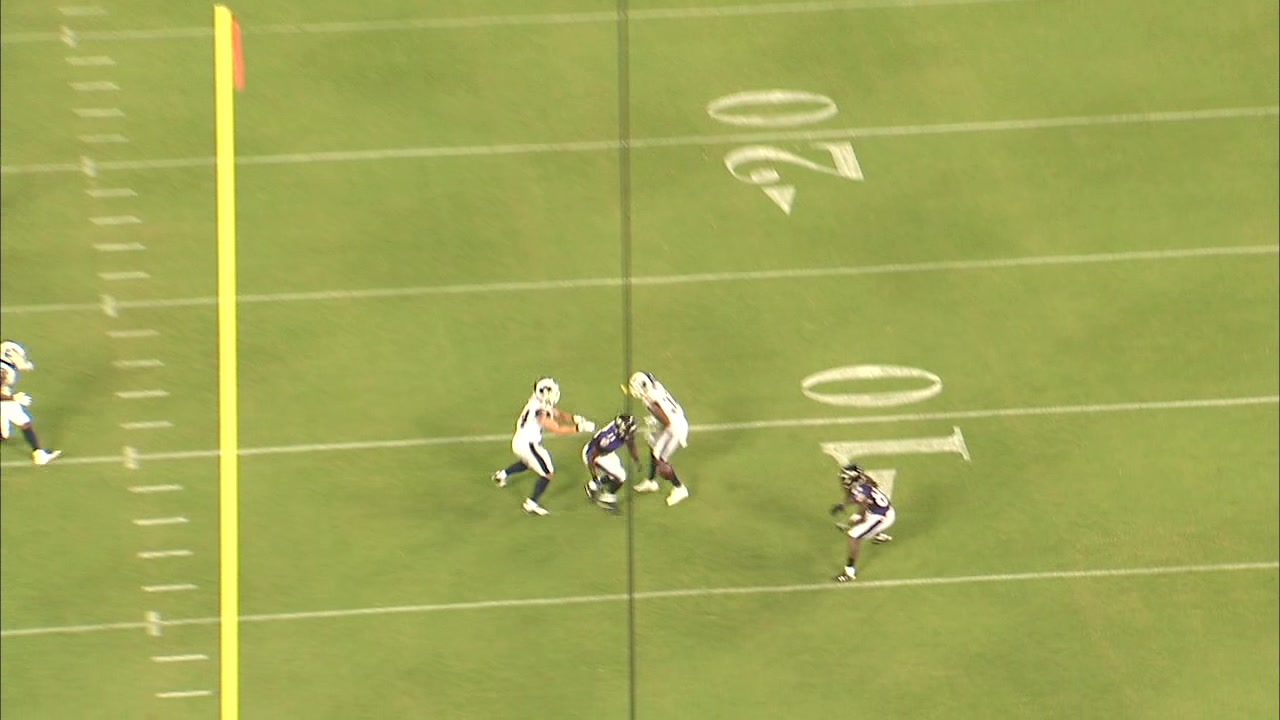
#> input picture test_images/1.jpg, 1280 x 720 px
$ jupyter execute line_detection2.ipynb
#> lines starting #> are read from the running program, lines starting #| are printed output that depends on the picture; after the words box and inside, x2 and y2 are one past the last pixel; in counts of white or black regions, pixels touching at a corner belong together
Philippe Joly 2024-07-10

# Football Field Line Detection

This is a second attempt at detecting and segmenting lines on a football field. The methods used here are inspired by [Will Riedel, Devin Guillory, Tim Mwangi](https://stacks.stanford.edu/file/druid:yt916dh6570/Guillory_Mwangi_Riedel_Player_Identification_and_Tracking.pdf).

## Loading Images

[cell 1]
import cv2
import matplotlib.pyplot as plt
import numpy as np
import pandas as pd

[cell 2]
test_imgs = [
    "./test_images/1.jpg",
    "./test_images/2.jpg",
    "./test_images/3.png",
    "./test_images/4.png",
    "./test_images/5.png"
]

[cell 3]
img_og = cv2.imread(test_imgs[0])
#> img_og is the input picture: shape (720, 1280, 3); mean B, G, R 84.7, 168.6, 160.2
plt.imshow(img_og)

# Preprocessing

[cell 4]
hsv = cv2.cvtColor(img_og, cv2.COLOR_BGR2HSV)
#> hsv: shape (720, 1280, 3); mean H, S, V 32.9, 128, 169
_, binary = cv2.threshold(hsv, 175, 255, cv2.THRESH_BINARY)
#> binary: shape (720, 1280, 3); mean H, S, V 0, 0.7, 24.9

[cell 5]
# HSV
## hue 0->179
## saturation 0->255
## value 0->255

lower_white = np.array([0,0,180])
upper_white = np.array([180, 100, 255])

hsv = cv2.cvtColor(img_og, cv2.COLOR_BGR2HSV)
binary = cv2.inRange(hsv, lower_white, upper_white)
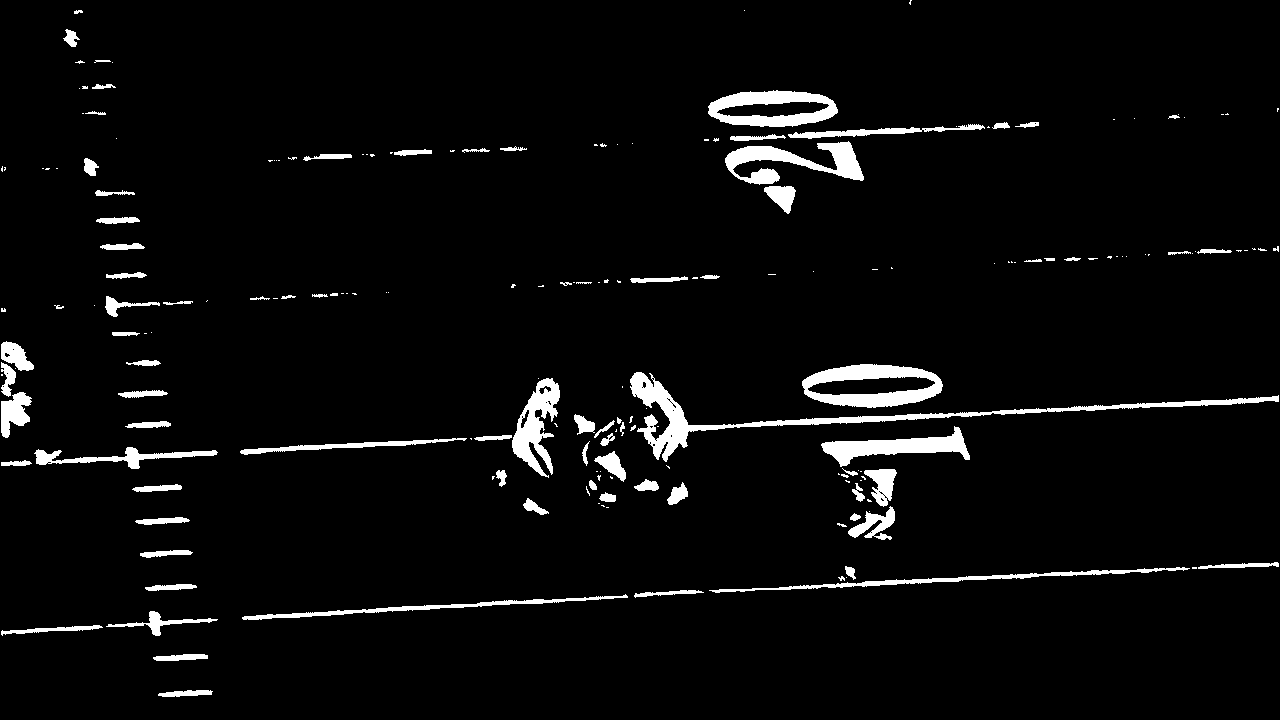
#> binary: shape (720, 1280); 4.2% white; 196 white regions (109 under 20 px)
plt.imshow(binary)

[cell 6]
binary_blurred = cv2.GaussianBlur(binary, (5, 5), 0)
plt.imshow(binary_blurred)

## Line Detection

[cell 7]
contours, _ = cv2.findContours(binary, cv2.RETR_EXTERNAL, cv2.CHAIN_APPROX_SIMPLE)
#> contours = 196 contours, 125 with area under 20; largest, box (x1, y1, x2, y2) and area: (802, 364, 943, 408) 4650, (630, 372, 1279, 462) 4376, (708, 90, 838, 127) 3630, (725, 141, 864, 185) 2385, (821, 426, 970, 467) 2191

filtered_contours = []
for contour in contours:
    area = cv2.contourArea(contour)
    if area < 50:
        continue

    rect = cv2.minAreaRect(contour)
    (x, y), (w, h), angle = rect

    filtered_contours.append(contour)
#> this loop made 196 passes
#> (area, x, y, w, h, angle) on passes 1 to 3: (210.5, 185, 692.9, 54.14, 5.55, -3.18), (228, 180, 657, 54.08, 5.7, -3.37), (283, 51.43, 629.4, 101.2, 4.99, -3.58)
#> after the loop, filtered_contours = 59 contours; largest, box (x1, y1, x2, y2) and area: (802, 364, 943, 408) 4650, (630, 372, 1279, 462) 4376, (708, 90, 838, 127) 3630, (725, 141, 864, 185) 2385, (821, 426, 970, 467) 2191

[cell 8]
mask = np.zeros_like(binary)
cv2.drawContours(mask, filtered_contours, -1, (255), 2)
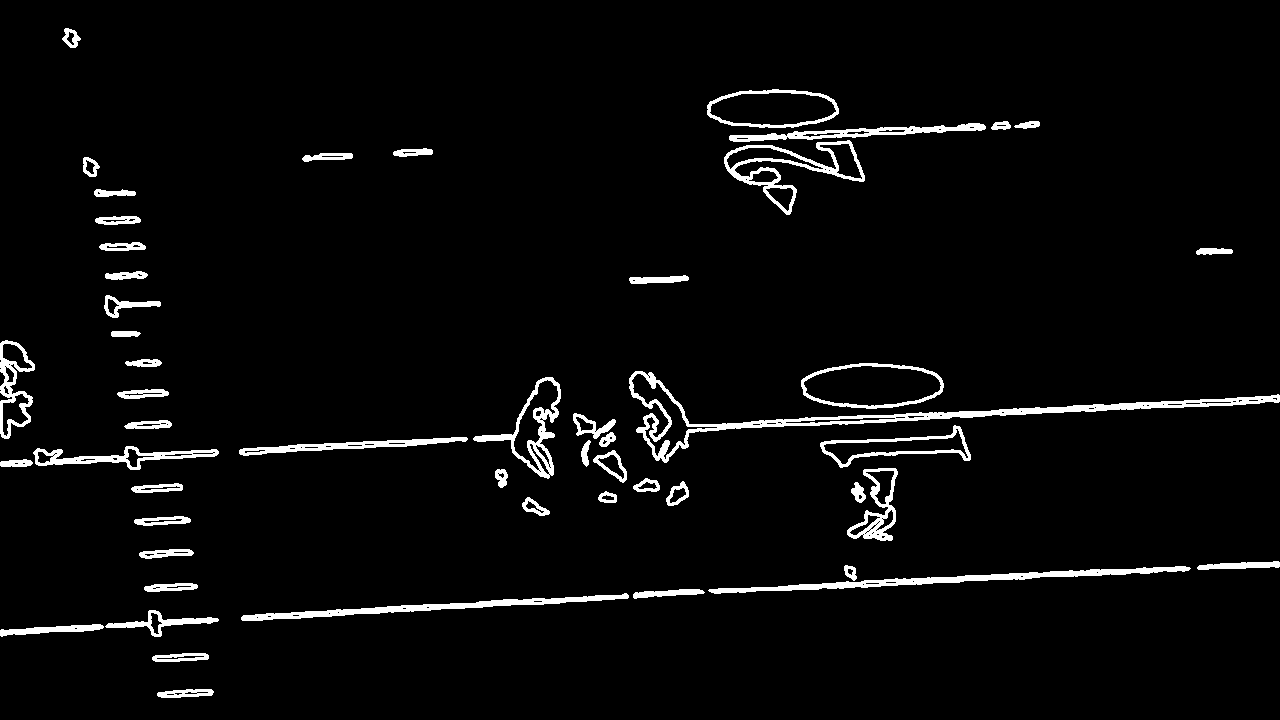
#> mask: shape (720, 1280); 3.8% white; 52 white regions, largest, box (x1, y1, x2, y2) and area: (629, 371, 1280, 463) 5202, (708, 566, 1191, 594) 2748, (241, 593, 629, 621) 2296
plt.imshow(mask)

[cell 9]
# Hough Lines
## params
rho = 1  # Distance resolution in pixels
theta = np.pi / 180  # Angle resolution in radians
threshold = 250  # Accumulator threshold
minLineLength = 200  # Minimum length of a line
maxLineGap = 50  # Maximum allowed gap between points on the same line

lines = cv2.HoughLinesP(mask, rho=rho, theta=theta, threshold=threshold, minLineLength=minLineLength, maxLineGap=maxLineGap)
#> lines = 24 rows, first 6: [0, 631, 1279, 564], [1, 629, 1279, 562], [0, 463, 1279, 396], [1, 466, 1279, 399], [0, 465, 1279, 398], [0, 462, 1279, 395]

[cell 10]
lines_draw = np.zeros_like(img_og)

if lines is not None:
    for line in lines:
        x1, y1, x2, y2 = line[0]
        cv2.line(lines_draw, (x1, y1), (x2, y2), (0, 255, 0), 2)
#> this loop made 24 passes
#> (x1, y1, x2, y2) on passes 1 to 12: (0, 631, 1279, 564), (1, 629, 1279, 562), (0, 463, 1279, 396), (1, 466, 1279, 399), (0, 465, 1279, 398), (0, 462, 1279, 395), (0, 632, 636, 598), (861, 418, 1277, 397), (255, 614, 1253, 562), (5, 466, 426, 444), (511, 441, 718, 430), (9, 460, 931, 412)
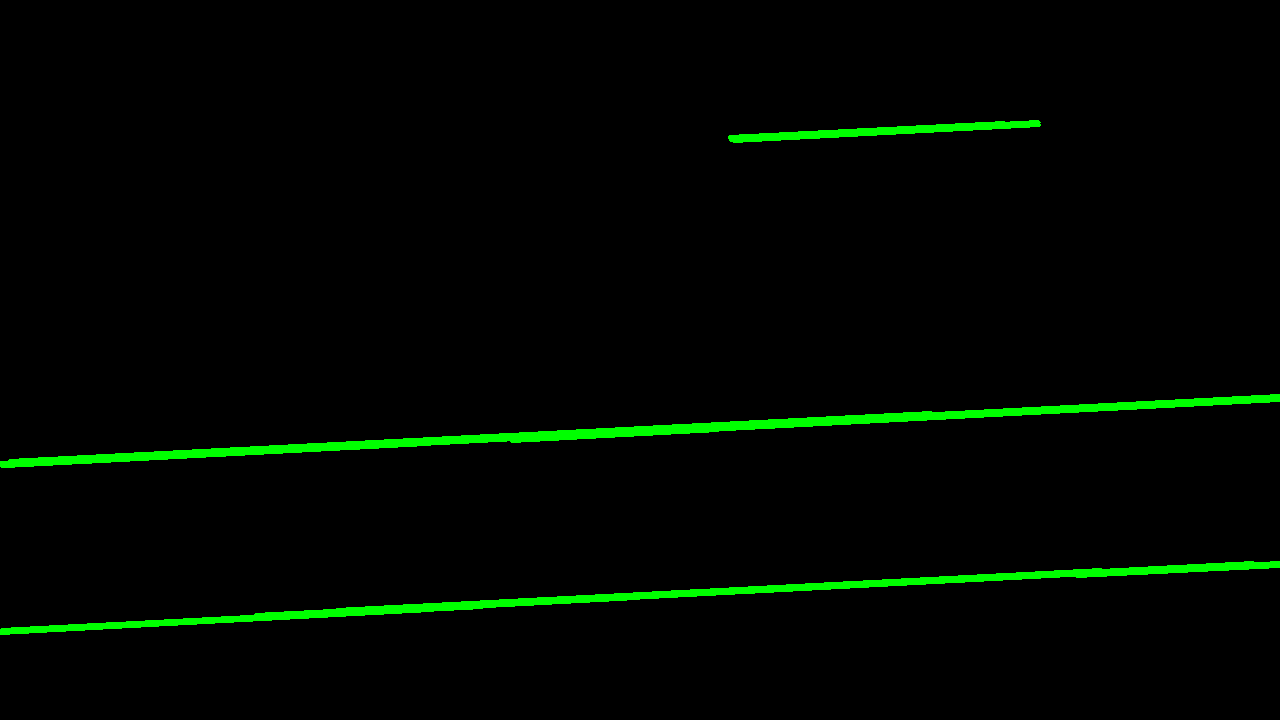
#> lines_draw: shape (720, 1280, 3); mean of channels 0, 1, 2 0, 6.5, 0; drawn as B, G, R

plt.imshow(lines_draw)

## Merge Lines

[cell 11]
def get_dis(p1, p2):
    return np.sqrt((p1[0]-p2[0])**2 + (p1[1]-p2[1])**2)

def get_basis(p1, p2):
    return p2-p1

def get_angles(p1, p2):
    basis = get_basis(p1,p2)

    angle1 = np.rad2deg(np.atan2(basis[1], basis[0]))
    angle2 = angle1 + 180

    if angle1 < 0:
        angle1 = 360 + angle1

    return [angle1, angle2]

def project(basis, v):
    return (np.dot(v, basis)/np.dot(v, v) * v).astype(np.int64)

[cell 12]
line_list = []
for id, line in enumerate(lines):
    p1 = np.array(line[0][:2])
    p2 = np.array(line[0][2:])
    line_list.append({'id': id+1, 'p1': p1, 'p2': p2, 'len': get_dis(p1, p2), 'basis': get_basis(p1, p2), 'angles': get_angles(p1, p2), 'merged': False, 'merges': 0})
#> this loop made 24 passes
#> (p1, p2, basis in get_angles, angle1 in get_angles, angle2 in get_angles) on passes 1 to 12: ([0, 631], [1279, 564], [1279, -67], 357, 177), ([1, 629], [1279, 562], [1278, -67], 357, 177), ([0, 463], [1279, 396], [1279, -67], 357, 177), ([1, 466], [1279, 399], [1278, -67], 357, 177), ([0, 465], [1279, 398], [1279, -67], 357, 177), ([0, 462], [1279, 395], [1279, -67], 357, 177), ([0, 632], [636, 598], [636, -34], 356.9, 176.9), ([861, 418], [1277, 397], [416, -21], 357.1, 177.1), ([255, 614], [1253, 562], [998, -52], 357, 177), ([5, 466], [426, 444], [421, -22], 357, 177), ([511, 441], [718, 430], [207, -11], 357, 177), ([9, 460], [931, 412], [922, -48], 357, 177)
#> after the loop, line_list = 24 items
line_list.sort(key=lambda x: x['len'])

[cell 13]
def show_lines(lines, img, back=False):
    lines_draw = img.copy() if back else np.zeros_like(img)
    if lines is not None:
        for line in lines:
            cv2.line(lines_draw, (line['p1'][0], line['p1'][1]), (line['p2'][0], line['p2'][1]), (255, 0, 0), 5)

    plt.imshow(lines_draw)

[cell 14]
def get_closest_pt(basis_line, p_l2):
    a, b = basis_line['p1'],basis_line['p2']
    u = b-a
    v = p_l2-a

    t = np.dot(u,v)/np.dot(u,u)

    if t <= 0:
        return a
    elif t >= 1:
        return b

    return (a+t*(b-a)).astype(np.int64)

def dis_to_line(basis_line, p_l2):
    p_l1 = get_closest_pt(basis_line, p_l2)
    return get_dis(p_l1, p_l2)

def merge_lines(basis_line, merged_line):
    a, b = basis_line['p1'],basis_line['p2']
    u = b-a
    v1 = merged_line['p1']-a
    v2 = merged_line['p2']-a

    t1 = np.dot(u,v1)/np.dot(u,u)
    t2 = np.dot(u,v2)/np.dot(u,u)

    c1 = (a+t1*(b-a)).astype(np.int64)
    c2 = (a+t2*(b-a)).astype(np.int64)

    if t1 <= 0:
        basis_line['p1'] = c1
    elif t1 >= 1:
        basis_line['p2'] = c1

    if t2 <= 0 and t2 <= t1:
        basis_line['p1'] = c2
    elif t2 >= 1 and t2 >= t1:
        basis_line['p2'] = c2

    merged_line['merged'] = basis_line['id']
    basis_line['merges'] += 1

    ### ***handle out of bounds projections***

[cell 15]
def should_merge(basis_line, merged_line, angle_treshold, dis_treshold):
    # the edges of merged_line suffice to find closest distance between the 2 lines as they are supposidely parallel and the merged_line is always shorter than the basis_line (sorted)

    delta_angle = min(
        abs(basis_line['angles'][0] - merged_line['angles'][0]),
        abs(basis_line['angles'][1] - merged_line['angles'][0]),
        abs(basis_line['angles'][0] - merged_line['angles'][1]),
        abs(basis_line['angles'][0] - merged_line['angles'][0])
    )

    if delta_angle < angle_treshold:
        dis_p1 = dis_to_line(basis_line, merged_line['p1'])
        dis_p2 = dis_to_line(basis_line, merged_line['p2'])

        if dis_p1 < dis_treshold or dis_p2 < dis_treshold:
            return True
    return False

[cell 16]
# main merging loop
list_length = len(line_list)
#> list_length = 24
for i in range(list_length-1):
    for j in range(list_length-1, i, -1):
        if should_merge(line_list[j], line_list[i], 5, 50):
            merge_lines(line_list[j], line_list[i])
            break
#> this loop made 23 passes
merged_lines = [l for l in line_list if not l['merged']]

[cell 17]
show_lines(merged_lines, img_og, back=True)
#> the loop in show_lines, `for line in lines:` made 3 passes
#> after the loop in show_lines, `for line in lines:`:
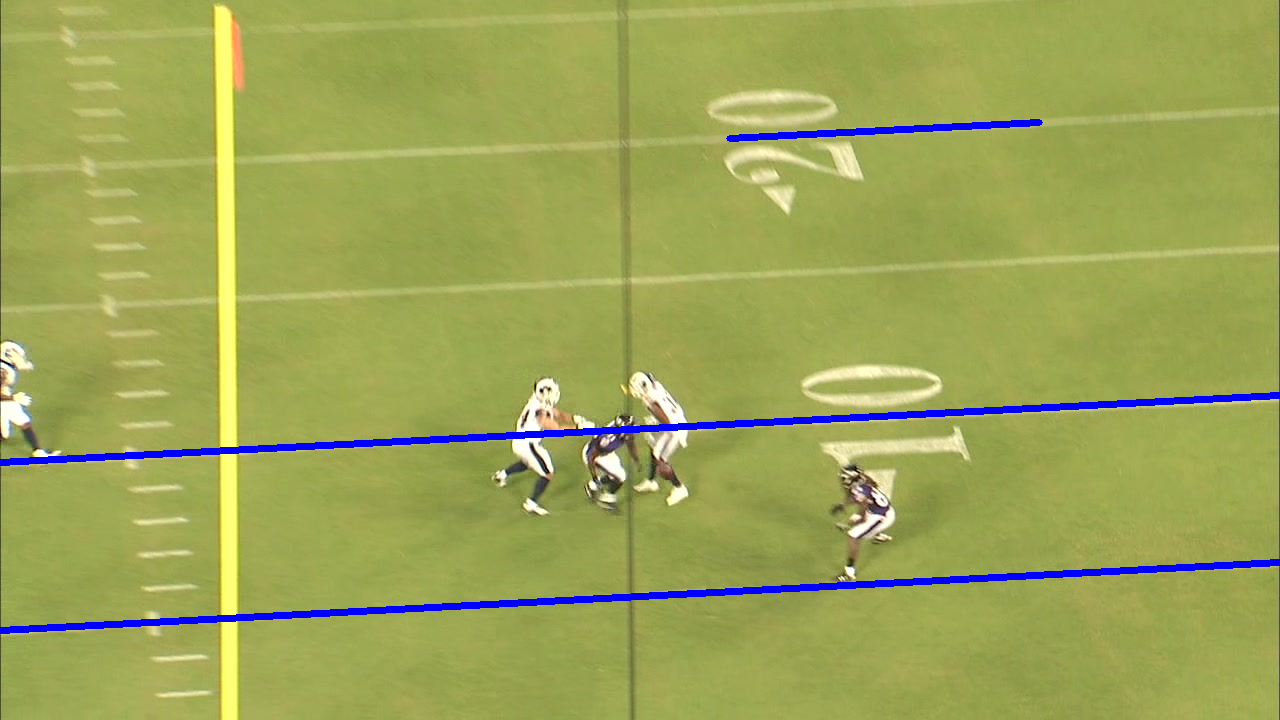
#> lines_draw: shape (720, 1280, 3); 2.18% of pixels changed, all inside (x1, y1, x2, y2) = (0, 119, 1280, 634)
